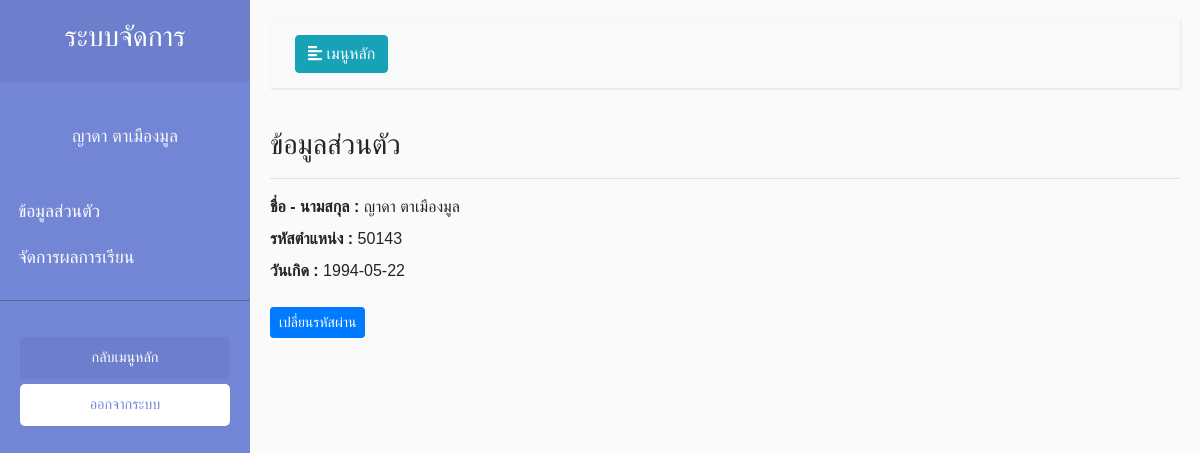
The page /view/main/Main.php (signed in) on the database its author committed.
### tables this page shows
CREATE TABLE `teacher_tb` (
  `tc_id` int(11) NOT NULL,
  `tc_code` varchar(255) NOT NULL,
  `tc_name` varchar(255) NOT NULL,
  `tc_idCard` varchar(255) NOT NULL,
  `tc_email` varchar(255) NOT NULL,
  `tc_date` date NOT NULL
);

### view/main/Main.php (the view, shortened to what this page needs)
<?php
include('../../model/connect.php');
if($_SESSION['Type_id'] == 2){
    $checkCodeStr = substr($_SESSION['id'],0,5);
    $sql ="SELECT * FROM `teacher_tb` WHERE `tc_code` = '".$checkCodeStr."'";
    $query = $conn->query($sql);
    $result = $query -> FETCH_ASSOC();
    $name = $result['tc_name'];
    $code = $result['tc_code'];
    $date = $result['tc_date'];
}
else{
    $name = 'Admin';
}
?>
<!DOCTYPE html>
<html>
<head>
    <link rel="stylesheet" href="https://stackpath.bootstrapcdn.com/bootstrap/4.1.0/css/bootstrap.min.css"
>
    <link rel="stylesheet" href="../../style/Style.css">
</head>
<body class="setfont">
    <div class="wrapper">
        <nav id="sidebar">
            <div class="sidebar-header">
                <h3 class="text-center">ระบบจัดการ</h3>
            </div>
            <p class="text-center text-light mt-3 setfont"><?php echo $name; ?> </p>
            <ul class="list-unstyled components pl-2">
            <?php if($_SESSION['Type_id'] == 1){ ?>
                <li>
                    <a href="">ข้อมูลส่วนตัว</a>
                </li>
                <li>
                    <a href="../managerPersonnel/ManagerPersonnel.php">จัดการบุคลากร</a>
                </li>
                <li>
                    <a href="../managerSubject/ManagerSubject.php">จัดการรายวิชา</a>
                </li>
                <li>
                    <a href="../managerStudent/ManagerStudent.php">จัดการนักศึกษา</a>
                </li>
                <li>
                    <a href="../managerProgram/Program.php">จัดการแผนการเรียน</a>
                </li>
                <li>
                    <a href="../register/Register.php">ลงทะเบียน</a>
                </li>
            <?php } else{?>
                <li>
                    <a href="">ข้อมูลส่วนตัว</a>
                </li>
                <li>
                    <a href="../setScore/SubjectList.php">จัดการผลการเรียน</a>
                </li>
            <?php } ?>
            </ul>
            <ul class="list-unstyled CTAs">
                <li>
                    <a href="../../index.php" class="article">กลับเมนูหลัก</a>
                </li>
                <li>
                    <a href="../../control/logout/Logout.php" class="download">ออกจากระบบ</a>
                </li>
            </ul>
        </nav>
        <div id="content">
            <nav class="navbar navbar-expand-lg navbar-light bg-light">
                <div class="container-fluid">
                    <button type="button" id="sidebarCollapse" class="btn btn-info">
                        <i class="fas fa-align-left"></i>
                        <span>เมนูหลัก</span>
                    </button>
                </div>
            </nav>
            <h3>ข้อมูลส่วนตัว</h3>
            <hr>
            <?php if($_SESSION['Type_id'] == 1){ ?>
            <b>ชื่อ - นามสกุล : </b>
            <label for="idcard"><?php echo $name; ?> </label> <br>
            <?php  } else {?>
            <b>ชื่อ - นามสกุล : </b>
            <label for="idcard"><?php echo $name; ?> </label> <br>
            <b>รหัสตำแหน่ง : </b>
            <label for="idcard"><?php echo $code; ?> </label> <br>
            <b>วันเกิด : </b>
            <label for="idcard"><?php echo $date; ?> </label> <br>
            <a class="btn btn-sm btn-primary mt-3" href="../editPass/EditPass.php">เปลี่ยนรหัสผ่าน</a>
            <?php }?>
        </div>
</body>
</html>

### style/Style.css (style rules this page uses)
body { font-family: 'Kanit', sans-serif; }
.setfont { font-family: 'Kanit', sans-serif; }
body { font-family: 'Poppins', sans-serif; background: #fafafa; }
p { font-family: 'Poppins', sans-serif; font-size: 1.1em; font-weight: 300; line-height: 1.7em; color: #999; }
a, a:hover, a:focus { color: inherit; text-decoration: none; transition: all 0.3s; }
.navbar { padding: 15px 10px; background: #fff; border: none; border-radius: 0; margin-bottom: 40px; box-shadow: 1px 1px 3px rgba(0, 0, 0, 0.1); }
.wrapper { display: flex; width: 100%; align-items: stretch; }
#sidebar { min-width: 250px; max-width: 250px; background: #7386D5; color: #fff; transition: all 0.3s; }
#sidebar .sidebar-header { padding: 20px; background: #6d7fcc; }
#sidebar ul.components { padding: 20px 0; border-bottom: 1px solid #47748b; }
#sidebar ul li a { padding: 10px; font-size: 1.1em; display: block; }
ul.CTAs { padding: 20px; }
ul.CTAs a { text-align: center; font-size: 0.9em !important; display: block; border-radius: 5px; margin-bottom: 5px; }
a.download { background: #fff; color: #7386D5; }
a.article, a.article:hover { background: #6d7fcc !important; color: #fff !important; }
#content { width: 100%; padding: 20px; min-height: 100vh; transition: all 0.3s; }

### rows shown on the page
teacher_tb: tc_name "ญาดา ตาเมืองมูล", tc_code "50143", tc_date "1994-05-22"
